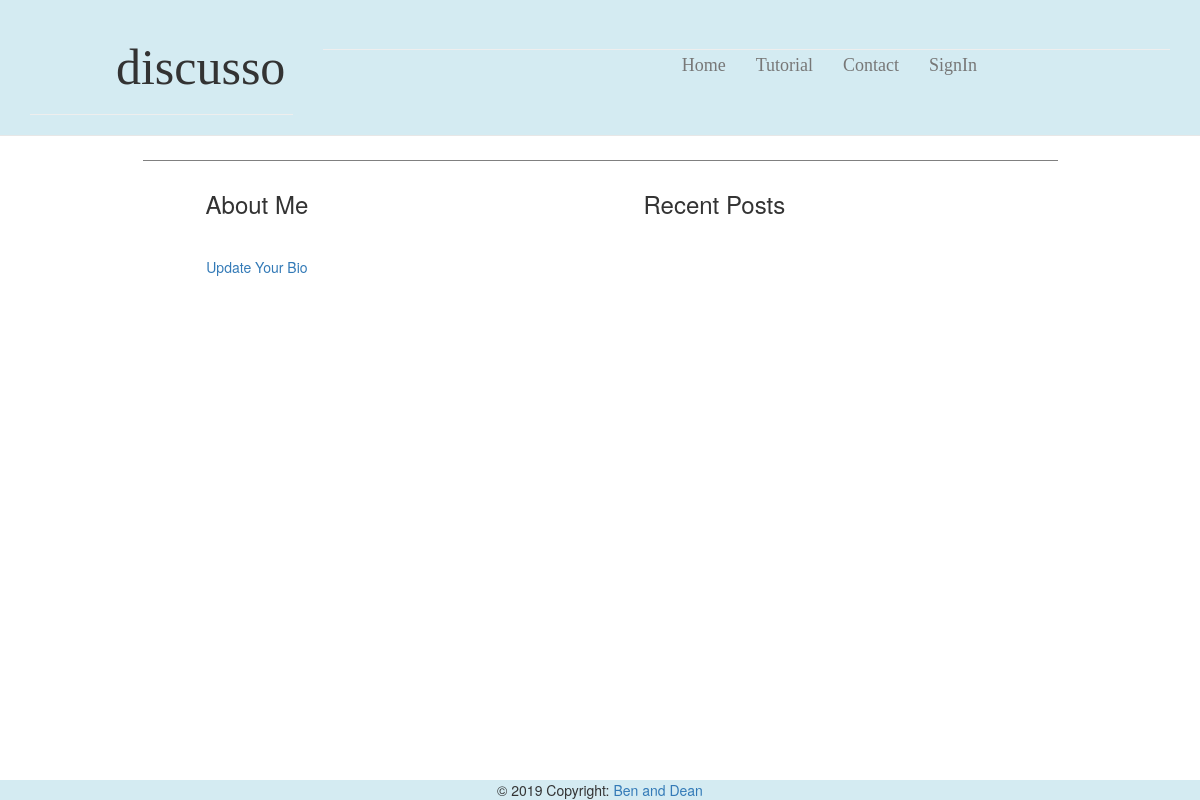
/profile/4, run on an earlier commit of the app's database.
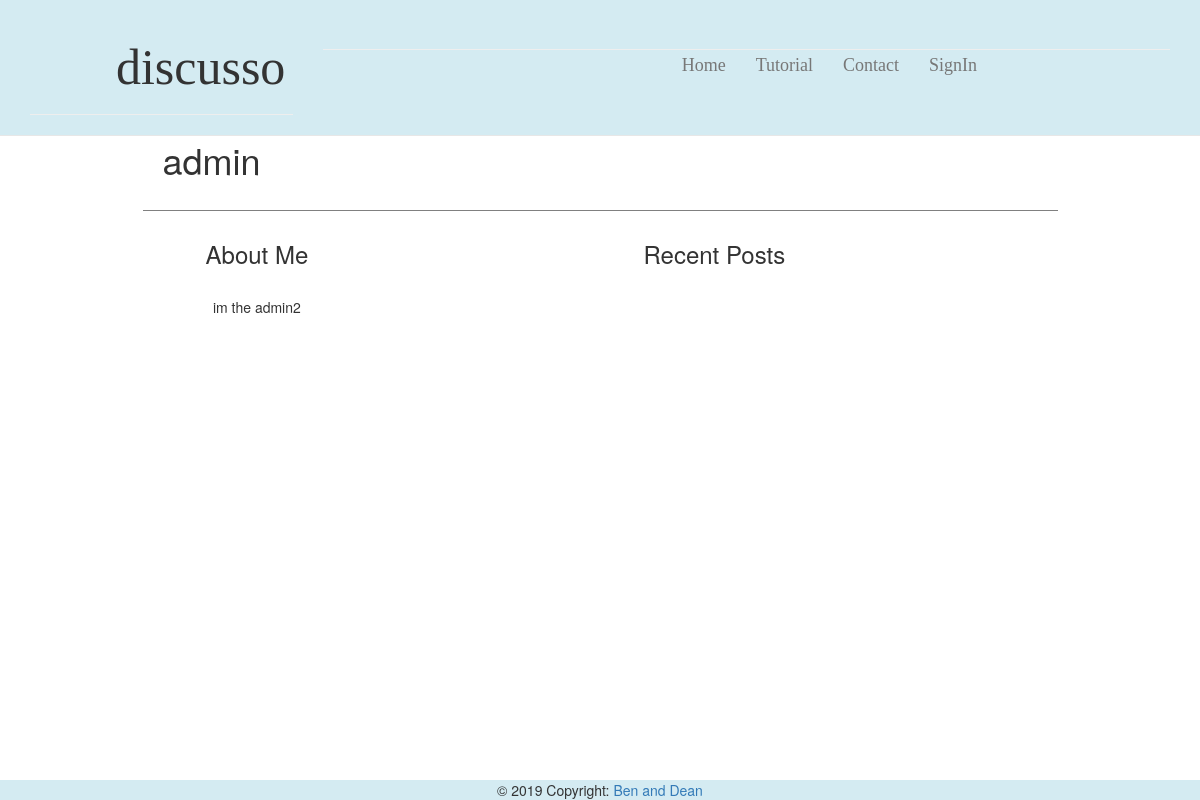
And on a later commit of the database.
### app/models.py (models this page shows, shortened)
class User(UserMixin, db.Model):
    id = db.Column(db.Integer, primary_key=True)
    username = db.Column(db.String(64), index=True, unique=True)
    bio = db.Column(db.String(248))
    passwd_hash = db.Column(db.String(128))
    email = db.Column(db.String(120), index=True, unique=True)
    admin = db.Column(db.Boolean)
    posts = db.relationship('Post', backref='author', lazy='dynamic')

### app/routes.py (the view)
@app.route('/profile/<userid>')
def profile(userid):
    myUser = User.query.get(userid)
    return render_template('profile.html', title='Profile', user=myUser)

### app/templates/profile.html (shortened to what this page needs)
{% extends "topbar.html" %}
{% block content %}
<div class="container-fluid">
  <div class="leftSide col-md-1">
  </div>
  <div class="mainArea col-md-10">
    <div class="container-fluid">
      <div class="special">
        <h1> {{user.username}}</h1>
      </div>
      <div class="profileLeft col-md-3">
        <h3>About Me</h3>
        <br>
        <p> {{user.bio}}</p>
        {% if current_user.id == user.id %}
        <p> <a href="{{ url_for('updateBio',userid = '') }}{{user.id}}"> Update Your Bio</a></p>
        {% endif %}
      </div>
      <div class="profileRight col-md-9">
        <h3>Recent Posts</h3>
      </div>
    </div>
  </div>
  <div class="leftSide col-md-1">
  </div>
</div>
{% endblock %}

What changed in the data, as far as the page shows it:
added User: username "admin", bio "im the admin2"
Also different on the page:
text no longer shown: "Update Your Bio"
